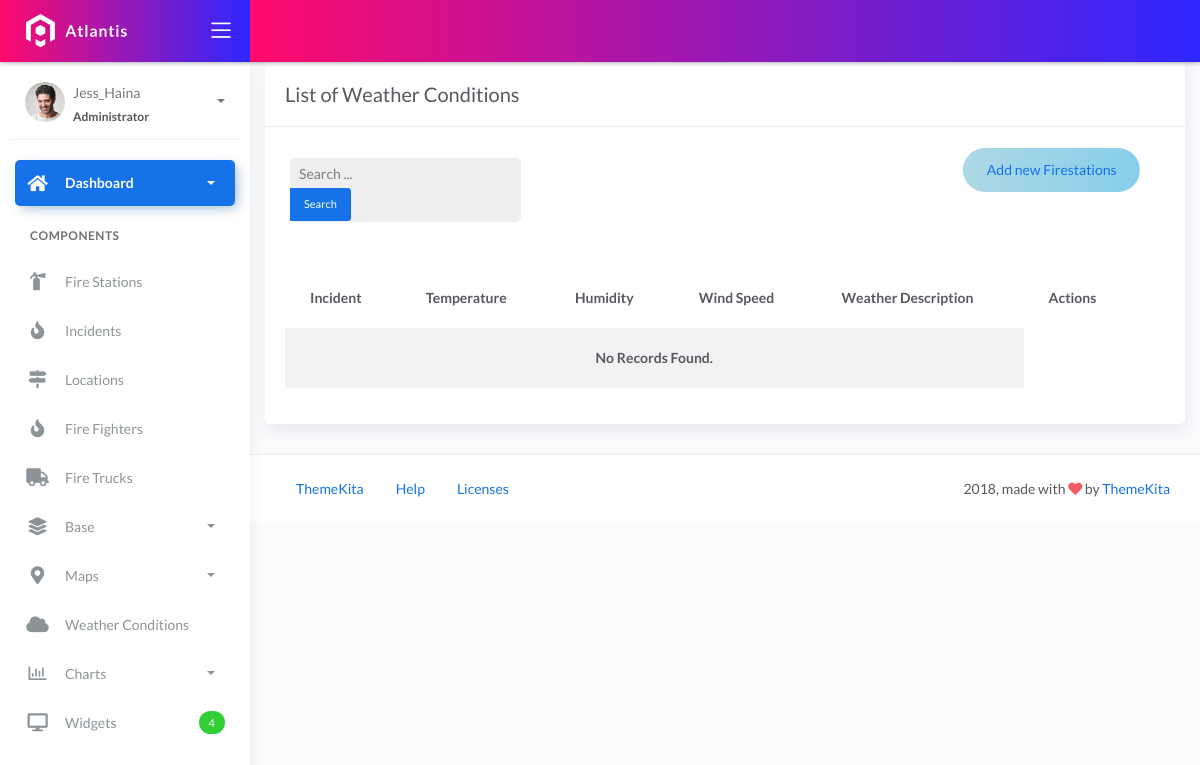
Page /weather/ on the earlier database version.
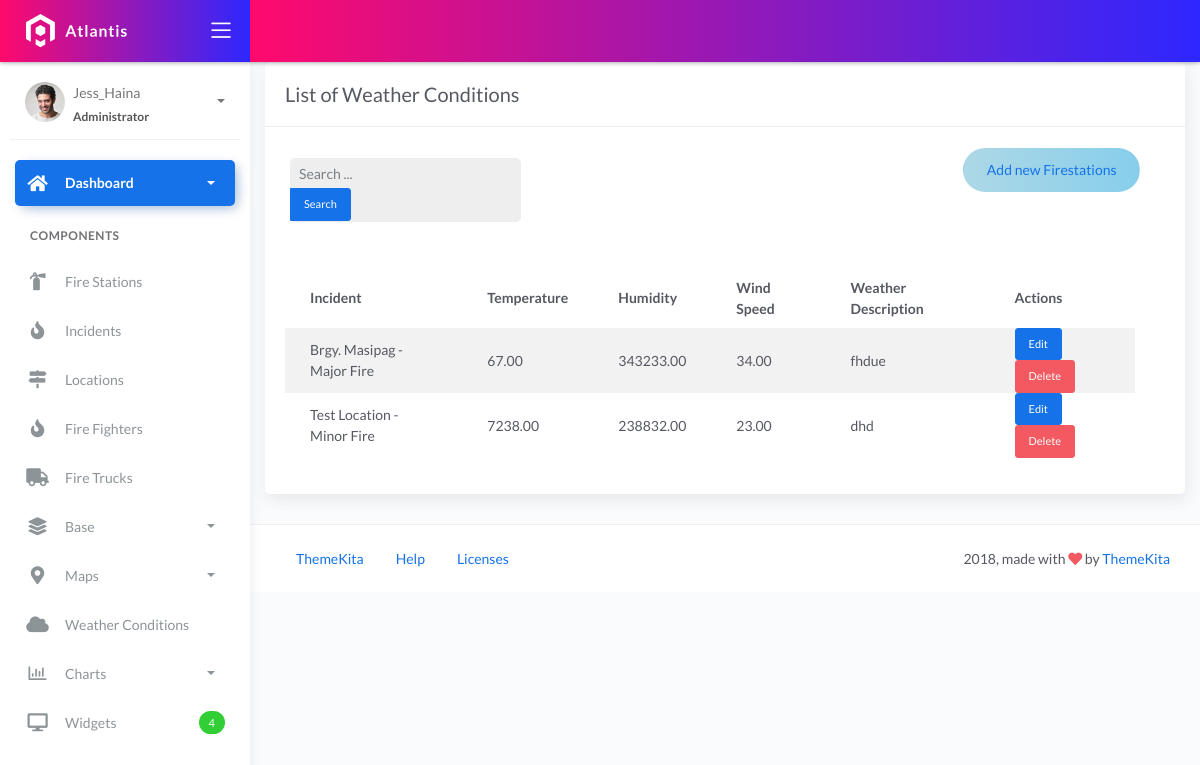
Same page on the later database version.
### fire/models.py (models this page shows)
class BaseModel(models.Model):
    created_at = models.DateTimeField(auto_now_add=True, db_index=True)
    updated_at = models.DateTimeField(auto_now=True)
    class Meta:
        abstract = True

class WeatherConditions(BaseModel):
    incident = models.ForeignKey(Incident, on_delete=models.CASCADE)
    temperature = models.DecimalField(max_digits=10, decimal_places=2)
    humidity = models.DecimalField(max_digits=10, decimal_places=2)
    wind_speed = models.DecimalField(max_digits=10, decimal_places=2)
    weather_description = models.CharField(max_length=150)

class Incident(BaseModel):
    SEVERITY_CHOICES = (
        ('Minor Fire', 'Minor Fire'),
        ('Moderate Fire', 'Moderate Fire'),
        ('Major Fire', 'Major Fire'),
    )
    location = models.ForeignKey(Locations, on_delete=models.CASCADE)
    date_time = models.DateTimeField(blank=True, null=True)
    severity_level = models.CharField(max_length=45, choices=SEVERITY_CHOICES)
    description = models.CharField(max_length=250)
    def __str__(self):
        return f"{self.location} - {self.severity_level}"

class Locations(BaseModel):
    name = models.CharField(max_length=150)
    latitude = models.DecimalField(
        max_digits=22, decimal_places=16, null=True, blank=True)
    longitude = models.DecimalField(
        max_digits=22, decimal_places=16, null=True, blank=True)
    address = models.CharField(max_length=150)
    city = models.CharField(max_length=150)  # can be in separate table
    country = models.CharField(max_length=150)  # can be in separate table
    def __str__(self):
        return self.name

### fire/views.py (the view, shortened to what this page needs)
# urls.py: path('weather/', views.WeatherConditionsListView.as_view(), name='weatherconditions_list'),
class WeatherConditionsListView(ListView):
    form_class = WeatherConditionsForm
    model = WeatherConditions
    template_name = 'WeatherCon_list.html'
    context_object_name = 'weatherconditions_list'
    paginate_by = 10
    def get_queryset(self, *args, **kwargs):
        qs = super().get_queryset(*args, **kwargs)
        return qs.order_by('id')

### templates/WeatherCon_list.html (shortened to what this page needs)
{% extends 'base.html' %}
{% load static %}
{% block content %}
<div class="content">
  <div class="container-fluid">
     <div class="row">
      <div class="col-md-12">
        <div class="card">
         <div class="card-header">
           <div class="card-title">List of Weather Conditions</div>
        </div>
        <div class="col-md-12 row">
          <div class="col-md-4">
            <form class="navbar-left navbar-form nav-search mr-md-3" action="{% url 'weatherconditions_list' %}">
              <div class="form-group">
                <div class="input-group">
                  <input type="text" id="search" placeholder="Search ..." class="form-control form-control-sm" name="q" />
                  <div class="input-group-append">
                    <button class="btn btn-sm btn-primary" type="submit">Search</button>
                  </div>
                </div>
              </div>
            </form>
          </div>
        <div class="col-md-2">
         </div>
            <div class="col-md-6">
              <div class="pull-right">
                <a href="{% url 'stations_add' %}" class="btn btn-rounded custom-add-btn"
                   style="background: linear-gradient(90deg, #ADD8E6, #87CEEB);">
                   Add new Firestations
                </a>
            </div>
        </div>
        <div class="card-body">
        <table class="table table-striped mt-3">
        <thead>
          <tr>
            <th>Incident</th>
            <th>Temperature</th>
            <th>Humidity</th>
            <th>Wind Speed</th>
            <th>Weather Description</th>
            <th>Actions</th>
        </tr>
    </thead>
    <tbody>
        {% for object in object_list %}
        <tr>
            <td>{{ object.incident }}</td>
            <td>{{ object.temperature }}</td>
            <td>{{ object.humidity }}</td>
            <td>{{ object.wind_speed }}</td>
            <td>{{ object.weather_description }}</td>
            <td>
                <a href="{% url 'weatherconditions_update' object.pk %}" class="btn btn-sm btn-primary">Edit</a>
                <a href="{% url 'weatherconditions_delete' object.pk %}" class="btn btn-sm btn-danger">Delete</a>
            </td>
        </tr>
              {% empty %}
              <tr>
                <td colspan="5" style="text-align: center">
                <p class="text-sm font-weight-bold mb-0">No Records Found.</p>
                </td>
            </tr>
              {% endfor %}
              </tbody>
            </table>
           </div>
          </div>
        </div>
      </div>
    </div>
</div>
{% endblock %}

Differences in the rows shown:
added WeatherConditions: incident "Brgy. Masipag - Major Fire", temperature "67.00", humidity "343233.00", wind_speed "34.00", weather_description "fhdue"
added WeatherConditions: incident "Test Location - Minor Fire", temperature "7238.00", humidity "238832.00", wind_speed "23.00", weather_description "dhd"
Other differences:
text no longer shown: "No Records Found."
